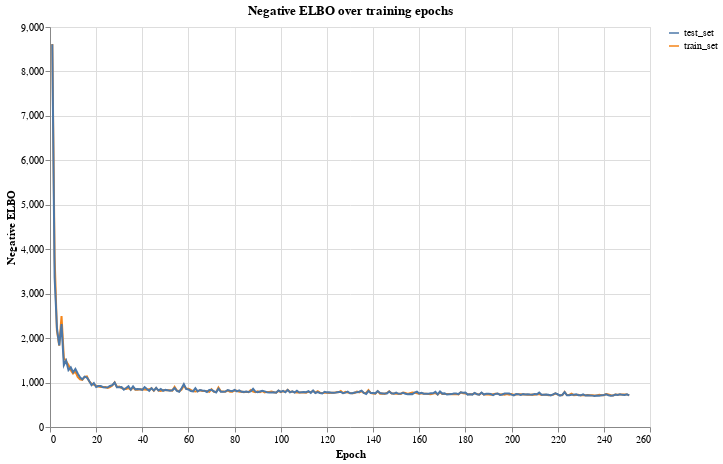

The notebook cell this image was saved under:
### Code cell
# Show training progress
p1 = train_dat |>
    @vlplot(
        title="Negative ELBO over training epochs",
        width=600, 
        height=400,
        :line,
        x={"epochs:q", title="Epoch"},
        y={"value:q", title="Negative ELBO"},
        color={"variable:n", title=""}
)

### Figure 1 — Vega-Lite specification as saved in the notebook (floating-point values rounded to 4 significant figures; data arrays with more than 128 entries replaced by an {"elided": "..."} marker saying what was removed)
{"data": {"values": {"elided": "502 records"}}, "encoding": {"color": {"field": "variable", "title": "", "type": "nominal"}, "x": {"field": "epochs", "title": "Epoch", "type": "quantitative"}, "y": {"field": "value", "title": "Negative ELBO", "type": "quantitative"}}, "height": 400, "mark": "line", "title": "Negative ELBO over training epochs", "width": 600}
